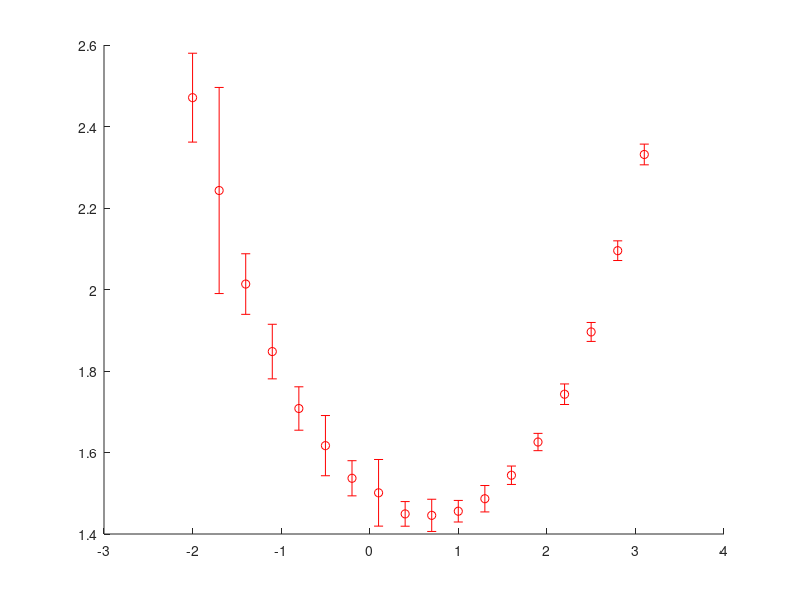

Write MATLAB code to recreate this figure. (Note: this script raises an error after producing the figure.)
fs_label=14;
h=figure;
hold on;
znaczki=['ro';'g+'];
wielkosci=[6;6];
load('data/opt_potential_exp.mat');
errorbar(ctab,Ts/4,3*sdTs/4,znaczki(1,:),'MarkerSize',wielkosci(1));
load('data/opt_potential_delta.mat');
errorbar(ctab,Ts,3*sdTs,znaczki(1,:),'MarkerSize',wielkosci(1));

z=min(ctab):0.01:max(ctab);
plot(z,(exp(-z)+2*exp(z)-3)./z.^2,'k');
